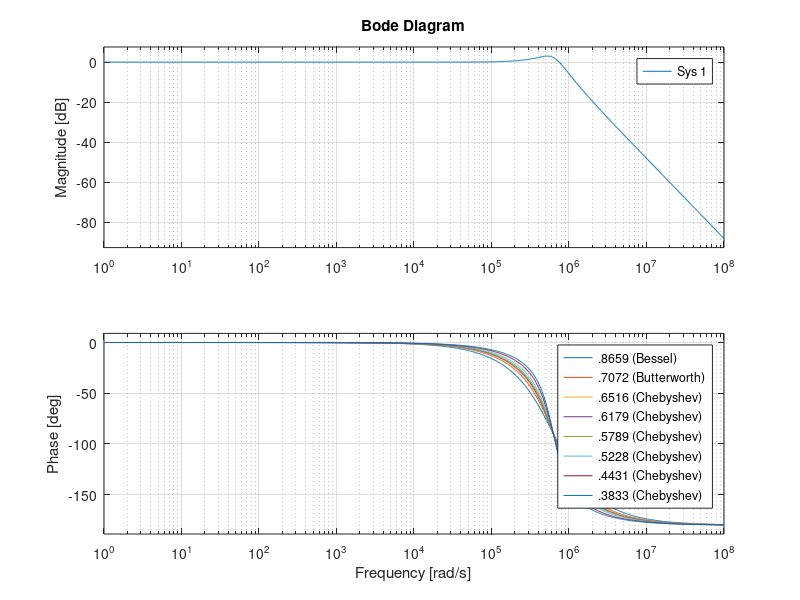

Here is the MATLAB script that generated this plot:
clear all;
clc;
%pkg load control;

f_corte = 100e3;
Sigmas = [.8659, .7072, .6516, .6179, .5789, .5228, .4431, .3833];
C_1 = 22e-9;

for n = 1:1:8
  Sigma = Sigmas(n);
  R = 1/(C_1*Sigma*2*pi*f_corte);
  C_2 = 1/(4*(pi^2)*(f_corte^2)*(R^2)*C_1);
  W = 1/sqrt(C_1*C_2*(R^2)*4*(pi^2));

  A = 2/(C_1*R);
  B = 1/(C_1*C_2*R^2);
  num = [0 0 B];
  den = [1 A B];
  w = logspace(0, 8, 1000);


  hold on;
  bode(tf(num, den), w);
  legend('.8659 (Bessel)', '.7072 (Butterworth)', '.6516 (Chebyshev)', '.6179 (Chebyshev)', '.5789 (Chebyshev)', '.5228 (Chebyshev)', '.4431 (Chebyshev)', '.3833 (Chebyshev)');
  grid on;

end
hold off;
%saveas(gcf, ['P_bajas_splice.png'])